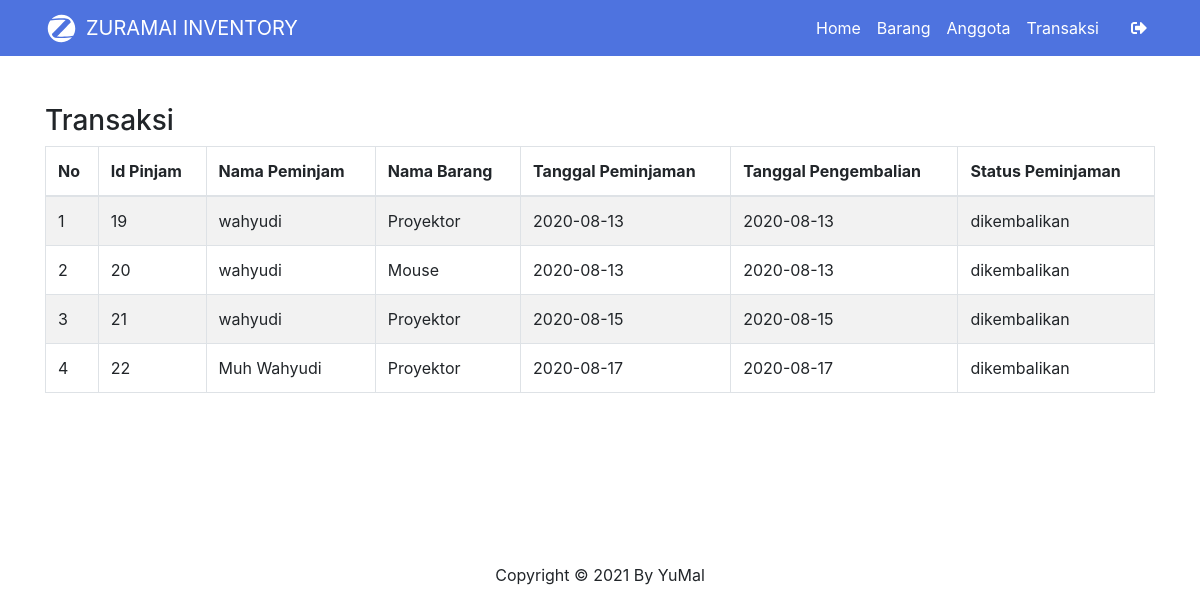
/views/admin/transaksi.php (signed in), run on the app's committed database.
### tables this page shows
CREATE TABLE `tbl_pinjam_barang` (
  `id_peminjaman_barang` int(15) NOT NULL,
  `id_pinjam` int(15) NOT NULL,
  `id_barang` int(15) NOT NULL,
  `nama_barang` varchar(200) NOT NULL,
  `jumlah` int(15) NOT NULL
);

CREATE TABLE `tbl_pinjam` (
  `id_pinjam` int(11) NOT NULL,
  `nis` int(15) NOT NULL,
  `nama_anggota` varchar(200) NOT NULL,
  `tanggal_peminjaman` date NOT NULL,
  `tanggal_pengembalian` date NOT NULL,
  `status_peminjaman` varchar(50) NOT NULL,
  `jumlah_pinjam` varchar(11) NOT NULL,
  `keterangan` varchar(200) NOT NULL
);

### views/admin/transaksi.php (the view, shortened to what this page needs)
<?php
include 'header.php';
?>
<div class="container mt-5" data-aos="zoom-in">
        <h3>Transaksi</h3>
        <table class="table table-striped table-bordered">
            <thead>
                <th>No</th>
                <th>Id Pinjam</th>
                <th>Nama Peminjam</th>
                <th>Nama Barang</th>
                <th>Tanggal Peminjaman</th>
                <th>Tanggal Pengembalian</th>
                <th>Status Peminjaman</th>
            </thead>
            <tbody>
                <?php $nomor = 1; ?>
                <?php
                $ambil = $koneksi->query("SELECT * FROM  tbl_pinjam JOIN tbl_pinjam_barang
               ON tbl_pinjam.id_pinjam=tbl_pinjam_barang.id_pinjam");
                ?>
              <?php while ($pecah = $ambil->fetch_assoc()) { ?>
                <tr>
                    <td><?php echo $nomor; ?></td>
                    <td><?php echo $pecah["id_pinjam"]; ?></td>
                    <td> <?php echo $pecah["nama_anggota"]; ?></td>
                    <td> <?php echo $pecah["nama_barang"]; ?></td>
                    <td><?php echo $pecah["tanggal_peminjaman"]; ?></td>
                    <td><?php echo $pecah["tanggal_pengembalian"]; ?></td>
                    <td><?php echo $pecah["status_peminjaman"]; ?></td>
                </tr>
                <?php $nomor++; ?>
                <?php
            } ?>
            </tbody>
        </table>
        <br>
        </div>
<?php
include 'footer.php';
?>

### data on the page
tbl_pinjam_barang: id_pinjam "19", id_pinjam.nama_anggota "wahyudi", nama_barang "Proyektor", id_pinjam.tanggal_peminjaman "2020-08-13", id_pinjam.tanggal_pengembalian "2020-08-13", id_pinjam.status_peminjaman "dikembalikan"
tbl_pinjam_barang: id_pinjam "20", id_pinjam.nama_anggota "wahyudi", nama_barang "Mouse", id_pinjam.tanggal_peminjaman "2020-08-13", id_pinjam.tanggal_pengembalian "2020-08-13", id_pinjam.status_peminjaman "dikembalikan"
tbl_pinjam_barang: id_pinjam "21", id_pinjam.nama_anggota "wahyudi", nama_barang "Proyektor", id_pinjam.tanggal_peminjaman "2020-08-15", id_pinjam.tanggal_pengembalian "2020-08-15", id_pinjam.status_peminjaman "dikembalikan"
tbl_pinjam_barang: id_pinjam "22", id_pinjam.nama_anggota "Muh Wahyudi", nama_barang "Proyektor", id_pinjam.tanggal_peminjaman "2020-08-17", id_pinjam.tanggal_pengembalian "2020-08-17", id_pinjam.status_peminjaman "dikembalikan"
